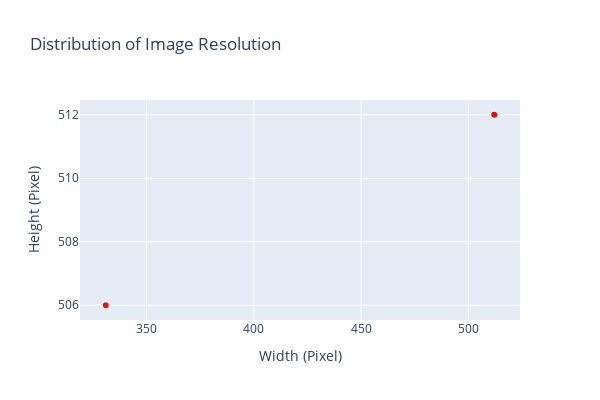

This figure's notebook cell:
### Markdown cell above
#### Distributions of image Resulations

### Code cell
fig = px.scatter(x = resolutions[:,0],
                 y = resolutions[:,1], 
                 title = "Distribution of Image Resolution", height= 400, width= 600)
fig.update_layout(
    xaxis_title = "Width (Pixel)",
    yaxis_title = "Height (Pixel)",
    showlegend = False,
    hovermode = "closest"
)
fig.update_traces(marker = dict(color="red"))
fig.show()

### Figure 1 — Plotly figure (JSON) as saved in the notebook; plotly's stock layout.template omitted (floating-point values rounded to 4 significant figures; data arrays with more than 128 entries replaced by an {"elided": "..."} marker saying what was removed)
{"data": [{"hovertemplate": "x=%{x}<br>y=%{y}<extra></extra>", "legendgroup": "", "marker": {"color": "red", "symbol": "circle"}, "mode": "markers", "name": "", "showlegend": false, "type": "scattergl", "x": {"elided": "1933 int values"}, "xaxis": "x", "y": {"elided": "1933 int values"}, "yaxis": "y"}], "layout": {"height": 400, "hovermode": "closest", "legend": {"tracegroupgap": 0}, "showlegend": false, "title": {"text": "Distribution of Image Resolution"}, "width": 600, "xaxis": {"anchor": "y", "autorange": true, "domain": [0, 1], "range": [319.0, 524.0], "title": {"text": "Width (Pixel)"}, "type": "linear"}, "yaxis": {"anchor": "x", "autorange": true, "domain": [0, 1], "range": [505.5, 512.5], "title": {"text": "Height (Pixel)"}, "type": "linear"}}}
